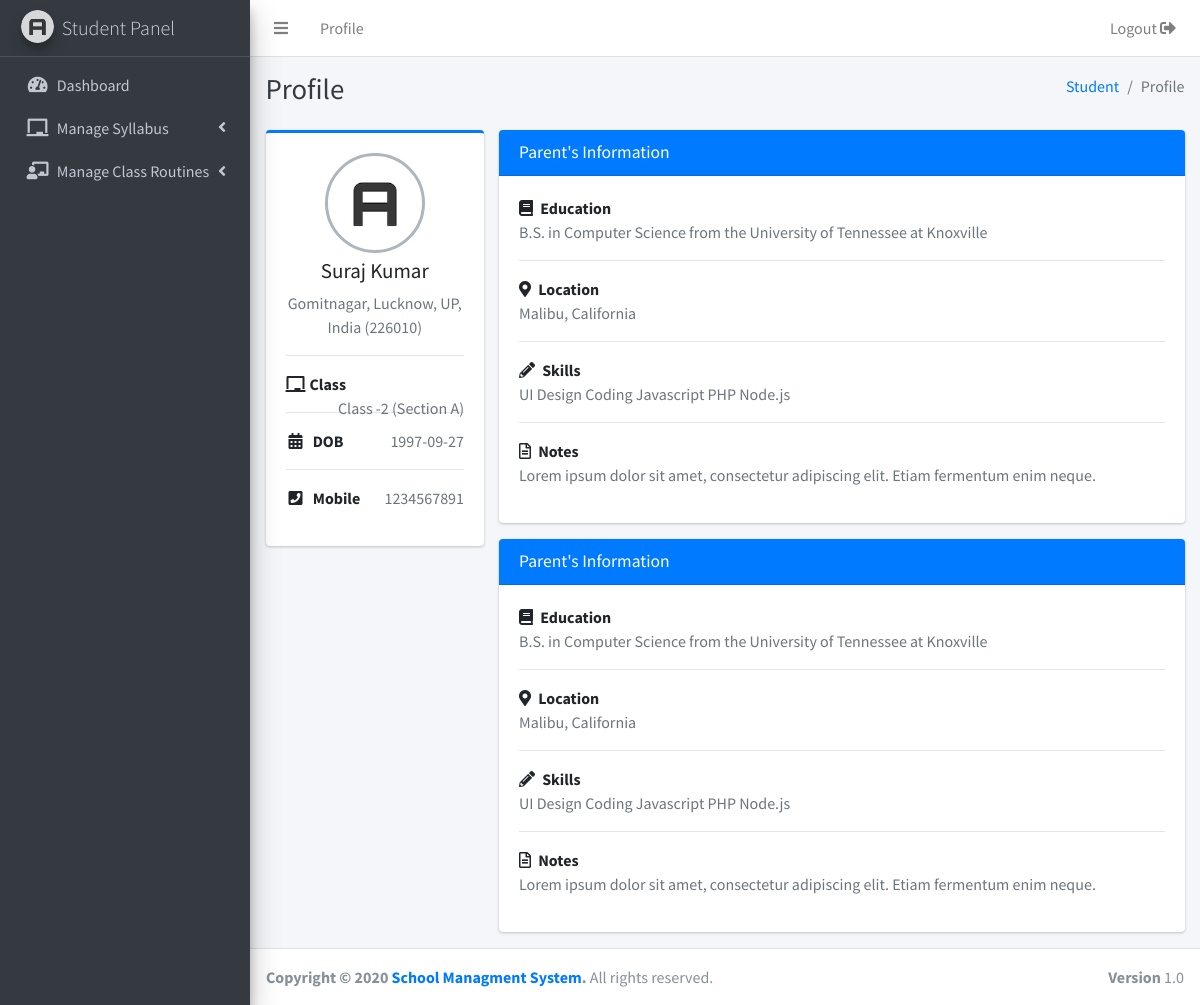
/student/profile.php (signed in), run on the app's committed database.
### tables this page shows
CREATE TABLE `accounts` (
  `id` int(11) NOT NULL,
  `type` varchar(50) NOT NULL,
  `email` varchar(50) NOT NULL,
  `password` text NOT NULL,
  `name` text NOT NULL
);

CREATE TABLE `posts` (
  `id` int(11) NOT NULL,
  `author` int(11) NOT NULL DEFAULT '1',
  `title` text NOT NULL,
  `description` text NOT NULL,
  `type` varchar(100) NOT NULL,
  `publish_date` timestamp NOT NULL DEFAULT CURRENT_TIMESTAMP ON UPDATE CURRENT_TIMESTAMP,
  `modified_date` timestamp NOT NULL DEFAULT '0000-00-00 00:00:00' ON UPDATE CURRENT_TIMESTAMP,
  `status` varchar(50) NOT NULL,
  `parent` int(11) NOT NULL
);

### includes/functions.php (called while the page is built, shortened)
<?php
function get_post(array $args = [])
{
    global $db_conn;
    if(!empty($args))
    {
        $condition = "WHERE 0 ";
        foreach($args as $k => $v)
        {
            $v = (string)$v;
            $condition_ar[] = "$k = '$v'";
        }
        if ($condition_ar > 0) {
            $condition = "WHERE " . implode(" AND ", $condition_ar);
        }
    };
    $sql = "SELECT * FROM posts $condition";
    $query = mysqli_query($db_conn,$sql);
    return mysqli_fetch_object($query);
}
function data_output($query , $type ='object')
{
    $output = array();
    if($type == 'object')
    {
        while ($result = mysqli_fetch_object($query)) {
            $output[] = $result;
        }
    }
    else
    {
        while ($result = mysqli_fetch_assoc($query)) {
            $output[] = $result;
        }
    }
    return $output;
}
function get_user_data($user_id,$type = 'object')
{
    global $db_conn;
    $query = mysqli_query($db_conn,"SELECT * FROM accounts WHERE id = $user_id");
    return data_output($query , $type)[0];
}
function get_user_metadata($user_id)
{
    global $db_conn;
    $output = [];
    $query = mysqli_query($db_conn,"SELECT * FROM usermeta WHERE `user_id` = '$user_id'");
    while ($result = mysqli_fetch_object($query)) {
        $output[$result->meta_key] = $result->meta_value;
    }
    return $output;
}
?>

### student/profile.php (the view, shortened to what this page needs)
<?php include('header.php') ?>
<?php include('sidebar.php') ?>
<div class="content-header">
  <div class="container-fluid">
    <div class="row mb-2">
      <div class="col-sm-6">
        <h1 class="m-0 text-dark">Profile</h1>
      </div>
      <div class="col-sm-6">
        <ol class="breadcrumb float-sm-right">
          <li class="breadcrumb-item"><a href="#">Student</a></li>
          <li class="breadcrumb-item active">Profile</li>
        </ol>
      </div>
    </div>
  </div>
</div>
<?php
$class = get_post(['id' => $stdmeta['class']]);
$section = get_post(['id' => $stdmeta['section']]);
?>
<section class="content">
  <div class="container-fluid">
    <div class="row">
      <div class="col-md-3">
        <div class="card card-primary card-outline">
          <div class="card-body box-profile">
            <div class="text-center">
              <img class="profile-user-img img-fluid img-circle" src="../dist/img/AdminLTELogo.png" alt="User profile picture">
            </div>
            <h3 class="profile-username text-center"><?php echo $student->name; ?></h3>
            <p class="text-muted text-center"><?php echo $stdmeta['address']; ?>,
              <?php echo $stdmeta['state']; ?>,
              <?php echo $stdmeta['country']; ?>
              (<?php echo $stdmeta['zip']; ?>)</p>
            <hr>
            <p>
              <strong><i class="fa-fw fas fa-chalkboard mr-1"></i>Class</strong>
              <span class="text-muted float-right">
                <?php echo $class->title; ?> (<?php echo $section->title; ?>)
              </span>
            </p>
            <hr>
            <p>
              <strong><i class="fa-fw fas fa-calendar-alt mr-1"></i> DOB</strong>
              <span class="text-muted float-right">
                <?php echo $stdmeta['dob']; ?>
              </span>
            </p>
            <hr>
            <p>
              <strong><i class="fa-fw fas fa-phone-square mr-1"></i> Mobile</strong>
              <span class="text-muted float-right">
                <?php echo $stdmeta['mobile']; ?>
              </span>
            </p>
          </div>
        </div>
      </div>
      <div class="col-md-9">
        <div class="card card-primary">
          <div class="card-header">
            <h3 class="card-title">Parent's Information</h3>
          </div>
          <div class="card-body">
            <strong><i class="fas fa-book mr-1"></i> Education</strong>
            <p class="text-muted">
              B.S. in Computer Science from the University of Tennessee at Knoxville
            </p>
            <hr>
            <strong><i class="fas fa-map-marker-alt mr-1"></i> Location</strong>
            <p class="text-muted">Malibu, California</p>
            <hr>
            <strong><i class="fas fa-pencil-alt mr-1"></i> Skills</strong>
            <p class="text-muted">
              <span class="tag tag-danger">UI Design</span>
              <span class="tag tag-success">Coding</span>
              <span class="tag tag-info">Javascript</span>
              <span class="tag tag-warning">PHP</span>
              <span class="tag tag-primary">Node.js</span>
            </p>
            <hr>
            <strong><i class="far fa-file-alt mr-1"></i> Notes</strong>
            <p class="text-muted">Lorem ipsum dolor sit amet, consectetur adipiscing elit. Etiam fermentum enim neque.</p>
          </div>
        </div>
        <div class="card card-primary">
          <div class="card-header">
            <h3 class="card-title">Parent's Information</h3>
          </div>
          <div class="card-body">
            <strong><i class="fas fa-book mr-1"></i> Education</strong>
            <p class="text-muted">
              B.S. in Computer Science from the University of Tennessee at Knoxville
            </p>
            <hr>
            <strong><i class="fas fa-map-marker-alt mr-1"></i> Location</strong>
            <p class="text-muted">Malibu, California</p>
            <hr>
            <strong><i class="fas fa-pencil-alt mr-1"></i> Skills</strong>
            <p class="text-muted">
              <span class="tag tag-danger">UI Design</span>
              <span class="tag tag-success">Coding</span>
              <span class="tag tag-info">Javascript</span>
              <span class="tag tag-warning">PHP</span>
              <span class="tag tag-primary">Node.js</span>
            </p>
            <hr>
            <strong><i class="far fa-file-alt mr-1"></i> Notes</strong>
            <p class="text-muted">Lorem ipsum dolor sit amet, consectetur adipiscing elit. Etiam fermentum enim neque.</p>
          </div>
        </div>
      </div>
    </div>
  </div>
</section>
<?php include('footer.php') ?>

### data on the page
accounts: name "Suraj Kumar"
posts: title "Class -2"
posts: title "Section A"

### other printed values
$stdmeta['address'] "Gomitnagar, Lucknow"
$stdmeta['state'] "UP"
$stdmeta['country'] "India"
$stdmeta['zip'] "226010"
$stdmeta['dob'] "1997-09-27"
$stdmeta['mobile'] "1234567891"
